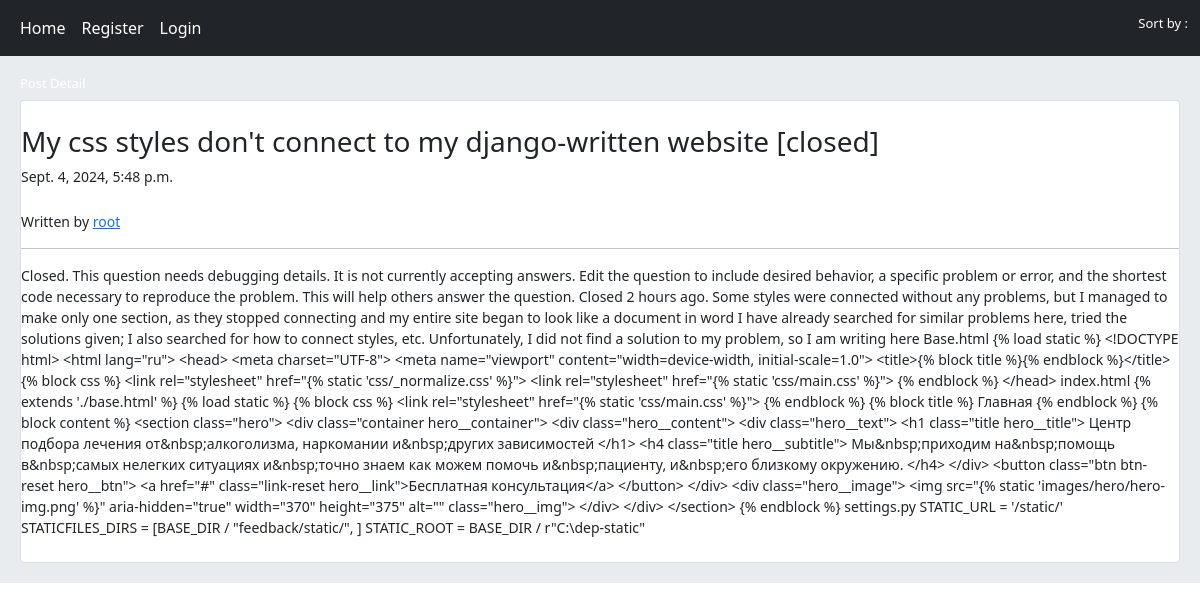
/post/11/my-css-styles-dont-connect-to-my-django-written-website-closed, run on the app's committed database.
### home/models.py (models this page shows, shortened)
class Post(models.Model):
    user=models.ForeignKey(User,on_delete=models.CASCADE)
    title=models.CharField(max_length=300,null=True)
    body=models.TextField()
    slug=models.SlugField()
    created=models.DateTimeField(auto_now_add=True)
    updated=models.DateTimeField(auto_now=True)
    class Meta:
        ordering=('-created',)

### home/views.py (the view)
# urls.py: path('post/<int:post_id>/<slug:post_slug>',views.PostDetailView.as_view(),name='post_detail'),
class PostDetailView(View):
    def get(self,request,post_id,post_slug):
        post=get_object_or_404(Post,pk=post_id,slug=post_slug)
        return render(request,'home/detail.html',{'post':post})

### home/templates/home/detail.html (shortened to what this page needs)
{% extends "base.html" %}
{% block content %}
    <h2>Post Detail</h2>
    <div class="card">
        <br>
        <h3>{{post.title}}</h3>
        <small>{{post.updated}}</small>
        <br>
        <small>Written by <a href="{% url "account:user_profile" post.user.id %}">{{post.user.username}}</a></small>
        <hr>
        <small>{{post.body}}</small>
        <br>
{% endblock content %}

### templates/inc/navbar.html (style rules this page uses)
h2 { color:#ffffff; font-size: 13px; }

### data on the page
Post: title "My css styles don't connect to my django-written website [closed]", updated "Sept. 4, 2024, 5:48 p.m.", user.username "root", body "Closed. This question needs debugging details. It is not currently accepting answers. Edit the question to include desired behavior, a specific problem or error, and the shortest code necessary to reproduce the problem. This will help others answer the question. Closed 2 hours ago. Some styles were connected without any problems, but I managed to make only one section, as they stopped connecting and my entire site began to look like a document in word I have already searched for similar problems here, tried the solutions given; I also searched for how to connect styles, etc. Unfortunately, I did not find a solution to my problem, so I am writing here Base.html {% load static %} <!DOCTYPE…"
